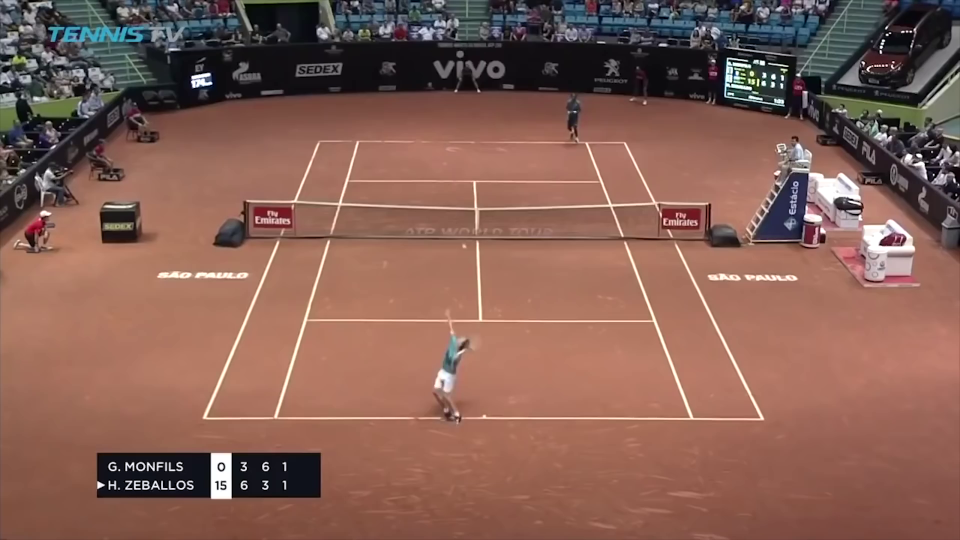
#> input picture data/imgs/orig.png, 1920 x 1080 px, given in place of top-100-shots-rallies-2018-atp-season.mp4, which was not available (shown at 1/2 size)
$ python predictor.py
#> lines starting #> are read from the running program, lines starting #| are printed output that depends on the picture; after the words box and inside, x2 and y2 are one past the last pixel; in counts of white or black regions, pixels touching at a corner belong together; pictures that were not available may be replaced by others from this repository, and a replacement may not be noted
### scorex/model/box.py
from dataclasses import dataclass
from typing import List, Tuple

import cv2
import numpy as np
from skimage import measure


@dataclass
class Box:
    x_min: int
    y_min: int
    x_max: int
    y_max: int

    def __lt__(self, other) -> bool:
        return self.area < other.area

    def apply(self, img: np.ndarray):
        return img[self.y_min : self.y_max, self.x_min : self.x_max]

    @property
    def width(self):
        return self.x_max - self.x_min

    @property
    def height(self):
        return self.y_max - self.y_min

    @property
    def area(self):
        return self.width * self.height

    @property
    def is_valid(self):
        if 250 < self.width and 50 < self.height:
            return True
        return False

    # [24 lines left out: functions draw, iou, not called in this run]


def get_box_coords_from_contours(contour: List[List[Tuple[int, int]]]) -> Tuple[int, int, int, int]:
    ((x, y), (width, height), angle_of_rotation) = cv2.minAreaRect(contour)
    # Get box
    if height > width:
        height, width = width, height
    x_min = x - width // 2
    x_max = x_min + width
    y_min = y - height // 2
    y_max = y_min + height

    return x_min, y_min, x_max, y_max


def get_channel_thr_bbox(
    area_to_search: np.ndarray,
    h_added: int,
    value_thr: int,
    channel_idx: int,
    inverse: bool = False,
    area_thr: int = 100,
) -> Box:
    # Get some channel
    channel_img = cv2.cvtColor(area_to_search, cv2.COLOR_RGB2HSV)[:, :, channel_idx]
    if inverse:
        channel_img = 255 - channel_img

    # This may not work for all of the images
    # CAREFUL: check with all images
    gray = ((channel_img > value_thr) * 255).astype(np.uint8)

    # Leave only large connected components
    labeled = measure.label(gray)
    props = measure.regionprops(labeled)
    for prop in props:
        if prop.area < area_thr:
            labeled[labeled == prop.label] = 0
    gray = (labeled > 0).astype(np.uint8)

    # Make morphology closing ang opening
    kernel = np.ones((50, 50), dtype=np.uint8)
    gray = cv2.morphologyEx(gray, cv2.MORPH_CLOSE, kernel)
    gray = cv2.morphologyEx(gray, cv2.MORPH_OPEN, kernel)
    gray = np.expand_dims(gray, 2)

    # Find all contours on image
    contours, _ = cv2.findContours(gray, cv2.RETR_TREE, cv2.CHAIN_APPROX_SIMPLE)

    # Find max area bounding box
    max_area = 0
    max_box = Box(0, 0, 0, 0)
    for contour in contours:
        x_min, y_min, x_max, y_max = get_box_coords_from_contours(contour)
        box = Box(*map(int, [x_min, y_min + h_added, x_max, y_max + h_added]))
        if box.area > max_area and box.is_valid:
            max_area = box.area
            max_box = box

    return max_box


def get_score_bbox(image: np.ndarray, cut_corner: bool = True) -> Box:
    # Search box in bottom left area
    im_h, im_w = image.shape[:2]
    if cut_corner:
        h_added = int(im_h * 0.8)
        area_to_search = image[h_added:, : int(im_w * 0.4)]
    else:
        h_added = 0
        area_to_search = image.copy()

    boxes = []
    for value_thr, channel_idx, inverse in zip([100, 210], [0, 2], [False, True]):
        box = get_channel_thr_bbox(
            area_to_search, h_added=h_added, value_thr=value_thr, channel_idx=channel_idx, inverse=inverse
        )
        if box.is_valid:
            boxes.append(box)

    if boxes:
        box = min(boxes)

    return box

### scorex/model/text.py
import re
from dataclasses import dataclass
from typing import List, Optional

import cv2
import numpy as np
import pandas as pd
import pytesseract


@dataclass
class PlayerScore:
    name: str
    score: List[int]
    is_serving: bool


@dataclass
class TennisScore:
    player1: Optional[PlayerScore] = None
    player2: Optional[PlayerScore] = None

    # [13 lines left out: function draw, not called in this run]


class ScoreParser:
    name_pat = r"([]>\*\.A-Za-z\ ]+)"
    clean_name_pat = r"[A-Z\.a-z]+"
    digit_pat = r"[0-9]+"
    serving_pat = r"[>\*]"

    # [25 lines left out: function process_tesseract_data, not called in this run]

    def find_text(self, img: np.ndarray) -> TennisScore:
        custom_config = r"--oem 1 --psm 3"

        # Convert image to grayscale and invert it
        gray = cv2.cvtColor(img, cv2.COLOR_RGB2GRAY)
        gray = 255 - gray

        # Get all text from tesseract
        data = pytesseract.image_to_data(gray, config=custom_config, output_type=pytesseract.Output.DATAFRAME)
        data = data[data.conf > 20].sort_values(["line_num", "left"])
        if data.shape[0] < 4:
            return None

        score_obj = self.process_tesseract_data(data)

        return score_obj

### scorex/model/predictor.py
import argparse
import os.path as osp

import cv2
import numpy as np

from scorex.config import system_config
from scorex.model.box import Box, get_score_bbox
from scorex.model.text import ScoreParser, TennisScore


class Predictor:
    def find_tableu(self, img: np.ndarray) -> Box:
        return get_score_bbox(img)

    def parse_tableu(self, img: np.ndarray) -> TennisScore:
        parser = ScoreParser()
        return parser.find_text(img)


class VideoPredictor:
    def __init__(self, video_path: str, update_rate: int = 20, visualize: bool = True):
        self.video_path = video_path
        self.update_rate = update_rate
        self.visualize = visualize

        self.predictor = Predictor()

    @staticmethod
    def img_difference(first: np.ndarray, second: np.ndarray) -> float:
        return (first - second).sum() / first.sum()

    def demo_run(self):
        vidcap = cv2.VideoCapture(self.video_path)
        success = True

        frame_idx = 0
        box = Box(0, 0, 0, 0)
        prev_cut_box = np.asarray(0)
        score_text = None

        while success:
            success, image = vidcap.read()
#> image is the input picture: shape (1080, 1920, 3); mean B, G, R 84.8, 95.8, 133.3
            image = image[:, :, ::-1]

            # Get cut box
            cut_box = box.apply(image)
#> cut_box = empty array
            if frame_idx % self.update_rate == 0 or (
                not box.is_valid or self.img_difference(prev_cut_box, cut_box) > 0.3
            ):
                box = self.predictor.find_tableu(image)
#> in get_score_bbox, `area_to_search = image[h_added:, : int(im_w * 0.4)]`:
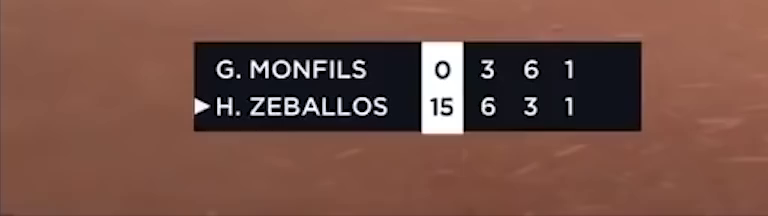
#> area_to_search: shape (216, 768, 3); mean R, G, B 116.2, 79.2, 68.5
#> the loop in get_score_bbox, `for value_thr, channel_idx, inverse in zip([100, 210], [0, 2], [False,..` made 2 passes
#> pass 1, in get_channel_thr_bbox, `channel_img = cv2.cvtColor(area_to_search, cv2.COLOR_RGB2HSV)[:, :, ch..`:
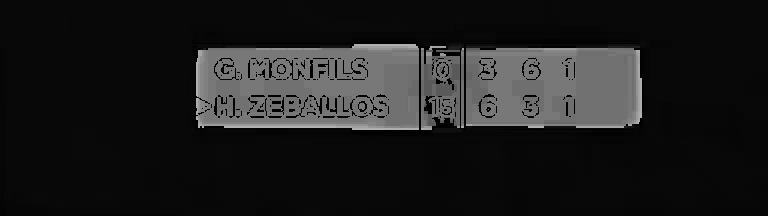
#> channel_img: shape (216, 768); min 0, max 179, mean 29.2
#> pass 1, in get_channel_thr_bbox, `gray = ((channel_img > value_thr) * 255).astype(np.uint8)`:
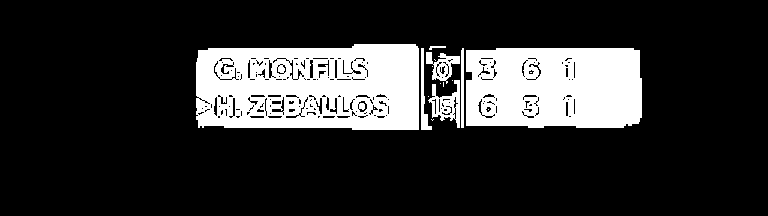
#> gray: shape (216, 768); 18.8% white; 17 white regions (10 under 20 px), largest, box (x1, y1, x2, y2) and area: (196, 44, 419, 130) 16322, (466, 48, 642, 128) 13108, (428, 80, 460, 128) 681
#> pass 1, in get_channel_thr_bbox, `labeled = measure.label(gray)`:
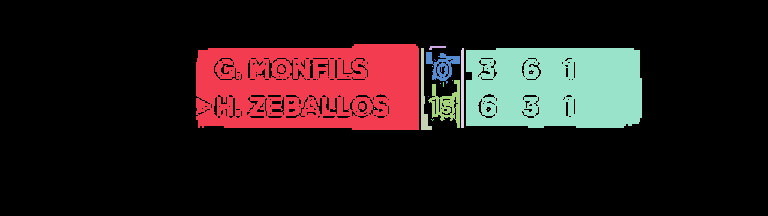
#> labeled: shape (216, 768) int64; 18 distinct labels, from 0 to 17; one colour per label, 0 black
#> after the loop in get_score_bbox, `for value_thr, channel_idx, inverse in zip([100, 210], [0, 2], [False,..`: boxes = 2 items
                cut_box = box.apply(image)
#> in apply (call 2), `return img[self.y_min : self.y_max, self.x_min : self.x_max]`:
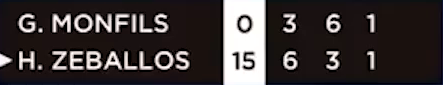
#> returned value: shape (85, 443, 3); mean of channels 0, 1, 2 53.6, 53.5, 59.7; drawn as B, G, R

                # Read text from box
                if box.is_valid:
                    score_text = self.predictor.parse_tableu(cut_box)
#> in find_text, `gray = 255 - gray`:
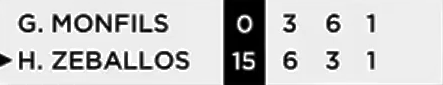
#> gray: shape (85, 443); min 0, max 255, mean 200.8
                else:
                    score_text = None

            if self.visualize:
                if score_text is not None:
                    img = box.draw(image)
                    img = score_text.draw(img)
                cv2.imshow("Frame", img[:, :])
                if cv2.waitKey(25) & 0xFF == ord("q"):
                    break

            prev_cut_box = cut_box
            frame_idx += 1

        cv2.destroyAllWindows()
        vidcap.release()


if __name__ == "__main__":

    parser = argparse.ArgumentParser("Demo for tennis score parser")
    parser.add_argument(
        "--video_path",
        default=osp.join(system_config.data_dir, "raw", "top-100-shots-rallies-2018-atp-season.mp4"),
        help="Path to a video",
    )
    args = parser.parse_args()

    video_predictor = VideoPredictor(args.video_path)
    video_predictor.demo_run()
#> (the call stopped at in find_text, `data = pytesseract.image_to_data(gray, config=custom_config, output_ty..`: pytesseract is not available in this run)
